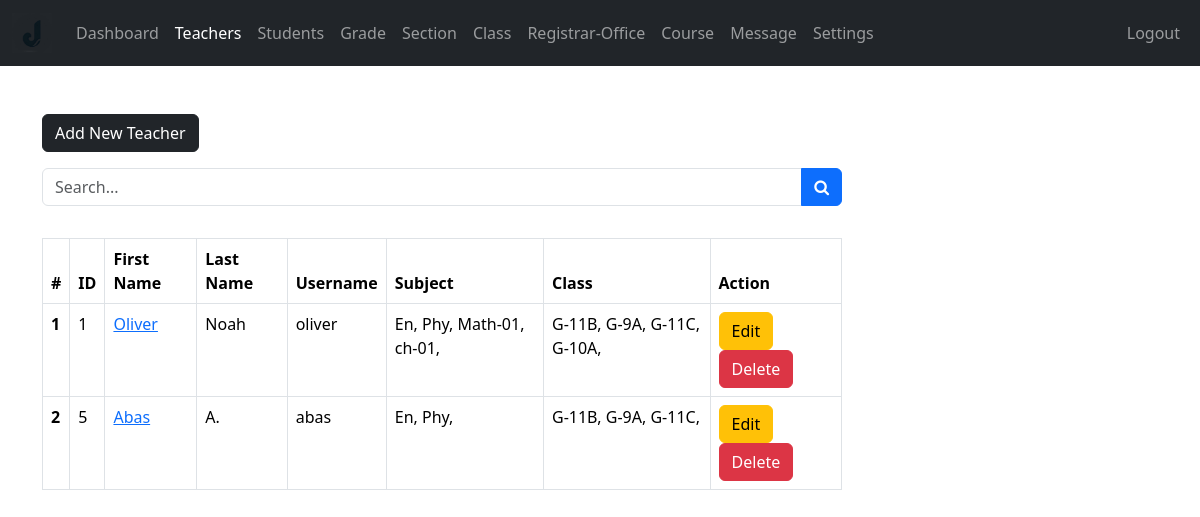
Page /admin/teacher.php (signed in) on the committed database.
### tables this page shows
CREATE TABLE IF NOT EXISTS `teachers` (
  `teacher_id` int NOT NULL AUTO_INCREMENT,
  `username` varchar(127) NOT NULL,
  `password` varchar(255) NOT NULL,
  `class` varchar(31) NOT NULL,
  `fname` varchar(127) NOT NULL,
  `lname` varchar(127) NOT NULL,
  `subjects` varchar(31) NOT NULL,
  `address` varchar(31) NOT NULL,
  `employee_number` int NOT NULL,
  `date_of_birth` date DEFAULT NULL,
  `phone_number` varchar(31) NOT NULL,
  `qualification` varchar(127) NOT NULL,
  `gender` varchar(7) NOT NULL,
  `email_address` varchar(255) NOT NULL,
  `date_of_joined` datetime NOT NULL DEFAULT CURRENT_TIMESTAMP,
  PRIMARY KEY (`teacher_id`),
  UNIQUE KEY `username` (`username`)
);

### admin/data/teacher.php (called while the page is built, shortened)
<?php
function getAllTeachers($conn){
   $sql = "SELECT * FROM teachers";
   $stmt = $conn->prepare($sql);
   $stmt->execute();
   if ($stmt->rowCount() >= 1) {
     $teachers = $stmt->fetchAll();
     return $teachers;
   }else {
   	return 0;
   }
}

### admin/data/subject.php (called while the page is built, shortened)
<?php
function getSubjectById($subject_id, $conn){
   $sql = "SELECT * FROM subjects
           WHERE subject_id=?";
   $stmt = $conn->prepare($sql);
   $stmt->execute([$subject_id]);
   if ($stmt->rowCount() == 1) {
     $subject = $stmt->fetch();
     return $subject;
   }else {
   	return 0;
   }
}
 ?>

### admin/data/class.php (called while the page is built, shortened)
<?php
function getClassById($class_id, $conn){
   $sql = "SELECT * FROM class
           WHERE class_id=?";
   $stmt = $conn->prepare($sql);
   $stmt->execute([$class_id]);
   if ($stmt->rowCount() == 1) {
     $class = $stmt->fetch();
     return $class;
   }else {
    return 0;
   }
}

### admin/data/grade.php (called while the page is built, shortened)
<?php
function getGradeById($grade_id, $conn){
   $sql = "SELECT * FROM grades
           WHERE grade_id=?";
   $stmt = $conn->prepare($sql);
   $stmt->execute([$grade_id]);
   if ($stmt->rowCount() == 1) {
     $grade = $stmt->fetch();
     return $grade;
   }else {
    return 0;
   }
}

### admin/data/section.php (called while the page is built, shortened)
<?php
function getSectioById($section_id, $conn){
   $sql = "SELECT * FROM section
           WHERE section_id=?";
   $stmt = $conn->prepare($sql);
   $stmt->execute([$section_id]);
   if ($stmt->rowCount() == 1) {
     $section = $stmt->fetch();
     return $section;
   }else {
    return 0;
   }
}

### admin/teacher.php (the view, shortened to what this page needs)
<?php
if (isset($_SESSION['admin_id']) &&
    isset($_SESSION['role'])) {
    if ($_SESSION['role'] == 'Admin') {
       include "../DB_connection.php";
       include "data/teacher.php";
       include "data/subject.php";
       include "data/grade.php";
       include "data/class.php";
       include "data/section.php";
       $teachers = getAllTeachers($conn);
 ?>
<!DOCTYPE html>
<html lang="en">
<head>
	<link rel="stylesheet" href="../css/bootstrap.min.css">
	<link rel="stylesheet" href="../css/style.css">
  <link rel="stylesheet" href="https://cdnjs.cloudflare.com/ajax/libs/font-awesome/4.7.0/css/font-awesome.min.css">
</head>
<body>
    <?php
        include "inc/navbar.php";
        if ($teachers != 0) {
     ?>
     <div class="container mt-5">
        <a href="teacher-add.php"
           class="btn btn-dark">Add New Teacher</a>
           <form action="teacher-search.php"
                 class="mt-3 n-table"
                 method="get">
             <div class="input-group mb-3">
                <input type="text"
                       class="form-control"
                       name="searchKey"
                       placeholder="Search...">
                <button class="btn btn-primary">
                        <i class="fa fa-search"
                           aria-hidden="true"></i>
                      </button>
             </div>
           </form>
           <div class="table-responsive">
              <table class="table table-bordered mt-3 n-table">
                <thead>
                  <tr>
                    <th scope="col">#</th>
                    <th scope="col">ID</th>
                    <th scope="col">First Name</th>
                    <th scope="col">Last Name</th>
                    <th scope="col">Username</th>
                    <th scope="col">Subject</th>
                    <th scope="col">Class</th>
                    <th scope="col">Action</th>
                  </tr>
                </thead>
                <tbody>
                  <?php $i = 0; foreach ($teachers as $teacher ) {
                    $i++;  ?>
                  <tr>
                    <th scope="row"><?=$i?></th>
                    <td><?=$teacher['teacher_id']?></td>
                    <td><a href="teacher-view.php?teacher_id=<?=$teacher['teacher_id']?>">
                         <?=$teacher['fname']?></a></td>
                    <td><?=$teacher['lname']?></td>
                    <td><?=$teacher['username']?></td>
                    <td>
                       <?php
                           $s = '';
                           $subjects = str_split(trim($teacher['subjects']));
                           foreach ($subjects as $subject) {
                              $s_temp = getSubjectById($subject, $conn);
                              if ($s_temp != 0)
                                $s .=$s_temp['subject_code'].', ';
                           }
                           echo $s;
                        ?>
                    </td>
                    <td>
                      <?php
                           $c = '';
                           $classes = str_split(trim($teacher['class']));
                           foreach ($classes as $class_id) {
                               $class = getClassById($class_id, $conn);
                              $c_temp = getGradeById($class['grade'], $conn);
                              $section = getSectioById($class['section'], $conn);
                              if ($c_temp != 0)
                                $c .=$c_temp['grade_code'].'-'.
                                     $c_temp['grade'].$section['section'].', ';
                           }
                           echo $c;
                        ?>
                    </td>
                    <td>
                        <a href="teacher-edit.php?teacher_id=<?=$teacher['teacher_id']?>"
                           class="btn btn-warning">Edit</a>
                        <a href="teacher-delete.php?teacher_id=<?=$teacher['teacher_id']?>"
                           class="btn btn-danger">Delete</a>
                    </td>
                  </tr>
                <?php } ?>
                </tbody>
              </table>
           </div>
         <?php } ?>
     </div>
</body>
</html>
<?php
  }else {
    header("Location: ../login.php");
    exit;
  }
}else {
	header("Location: ../login.php");
	exit;
}
?>

### css/style.css (style rules this page uses)
.n-table { max-width: 800px; }

### rows in the picture
teachers: teacher_id "1", fname "Oliver", lname "Noah", username "oliver", s "En, Phy, Math-01, ch-01,", c "G-11B, G-9A, G-11C, G-10A,"
teachers: teacher_id "5", fname "Abas", lname "A.", username "abas", s "En, Phy,", c "G-11B, G-9A, G-11C,"
